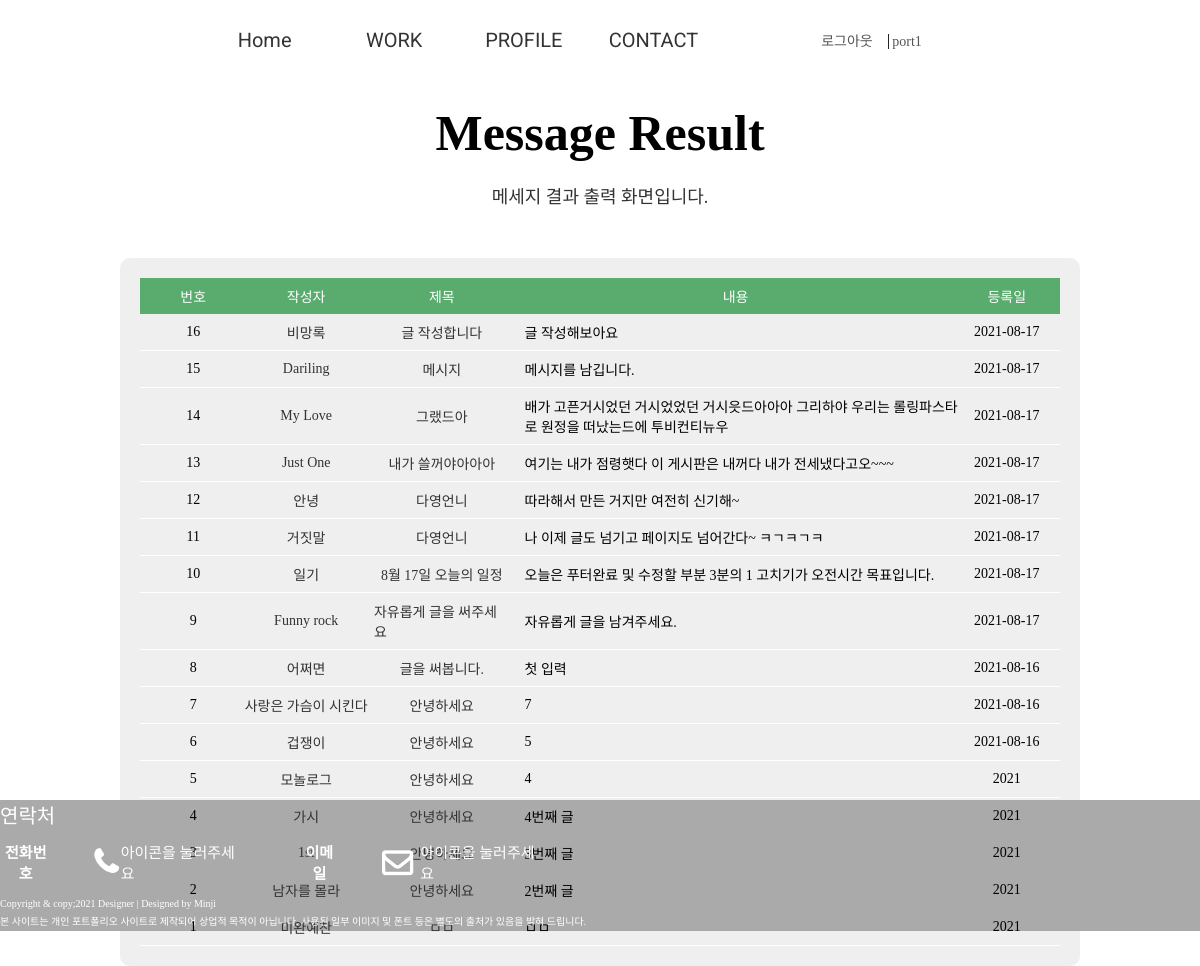
/pages/write_search.php (signed in), run on the app's committed database.
### tables this page shows
CREATE TABLE `portfolio_write` (
  `Portfolio_idx` int(11) NOT NULL COMMENT '포트폴리오 고유번호',
  `Portfolio_writer` varchar(50) NOT NULL COMMENT '글 작성자',
  `Portfolio_tit` varchar(50) NOT NULL COMMENT '포트폴리오 글 제목',
  `Portfolio_con` text NOT NULL COMMENT '포트폴리오 내용',
  `Portfoilo_reg` varchar(20) NOT NULL COMMENT '포트폴리오 등록일'
);

### pages/write_search.php (the view, shortened to what this page needs)
<!DOCTYPE html>
<html lang="en">
<head>
 <link rel="stylesheet" href="https://cdnjs.cloudflare.com/ajax/libs/font-awesome/4.7.0/css/font-awesome.min.css">
 <link rel="stylesheet" href="/portfolio-cover/css/reset.css">
 <link rel="stylesheet" href="/portfolio-cover/css/style.css">
</head>
<body>
 <div id="wrap">
 <?php include $_SERVER["DOCUMENT_ROOT"]."/portfolio-cover/include/header.php"; ?>
 <section id="contact">
   <div class="center">
      <div class="tit_box">
        <h2>Message Result</h2>
        <p>메세지 결과 출력 화면입니다.</p>
      </div>
      <div class="comm_table comm_center">
       <ul class="comm_row">
       <li class="comm_tit">
        <span>번호</span>
        <span>작성자</span>
        <span>제목</span>
        <span>내용</span>
        <span>등록일</span>
       </li>
       <?php
        $search_select=$_POST['qna_search'];
        $search_input= $_POST['search_txt'];
        if($search_select == 'writer_search'){
          $sql_search ="SELECT * FROM portfolio_write WHERE Portfolio_writer LIKE '%$search_input%'ORDER BY Portfolio_idx DESC";
         } else{
          $sql_search ="SELECT * FROM  portfolio_write WHERE Portfolio_tit LIKE '%$search_input%'ORDER BY Portfolio_idx DESC";
         }
        $search_result = mysqli_query($dbConn,$sql_search);
        $search_result_num = mysqli_num_rows($search_result);
        if(!$search_result_num){
         echo "
         <li>데이터가 존재하지 않습니다. 검색 조건 및 검색어를 확인해주세요.</li>
         ";
        } else{
         while($search_result_row = mysqli_fetch_array($search_result)){
          $search_idx = $search_result_row['Portfolio_idx'];
          $search_writer = $search_result_row['Portfolio_writer'];
          $search_tit = $search_result_row['Portfolio_tit'];
          $search_con = $search_result_row['Portfolio_con'];
          $search_reg = $search_result_row['Portfoilo_reg'];
        ?>
        <li class="comm_con">
         <span><?=$search_idx?></span>
         <span><a href="#"><?=$search_writer?></a></span>
         <span><a href="#"><?=$search_tit?></a></span>
         <span><?=$search_con?></span>
         <span><?=$search_reg?></span>
        </li>
        <?php } } ?>
       </ul>
      </div>
      </div>
    </div>
 <?php include $_SERVER["DOCUMENT_ROOT"]."/portfolio-cover/include/footer.php"; ?>
</body>
</html>

### css/style.css (style rules this page uses)
#wrap { width:100%;height:100vh;margin:auto;max-width:1530px; }
#wrap #contact { width:100%;height:90%;margin-top: 1%; }
#wrap #contact .comm_center { width:80%;margin:auto; }
#wrap #contact .comm_table { background:#efefef;padding:20px; border-radius: 10px; }
#wrap #contact .comm_table li { padding:8px;display:flex; }
#wrap #contact .comm_table li span:nth-child(1) { width:10%; }
#wrap #contact .comm_table li span:nth-child(2) { width:15% }
#wrap #contact .comm_table li span:nth-child(3) { width:15%; }
#wrap #contact .comm_table li span:nth-child(4) { width:50%; }
#wrap #contact .comm_table li span:nth-child(5) { width:10%; }
#wrap #contact .comm_table li.comm_tit { background:#59ab6e;color:#fff; }
#wrap #contact .comm_table li.comm_tit span { text-align: center; }
#wrap #contact .comm_table li.comm_con { border-bottom:1px solid #fff; }
#wrap #contact .comm_table li.comm_con span { display:flex; align-items:center;justify-content: center; }
#wrap #contact .comm_table li.comm_con span:nth-child(4) { text-align:flex-start;justify-content: flex-start; padding-left:15px; }
#contact .tit_box h2 { font-weight:600;margin-top:1%; }

### data on the page
portfolio_write: Portfolio_idx "16", Portfolio_writer "비망록", Portfolio_tit "글 작성합니다", Portfolio_con "글 작성해보아요", Portfoilo_reg "2021-08-17"
portfolio_write: Portfolio_idx "15", Portfolio_writer "Dariling", Portfolio_tit "메시지", Portfolio_con "메시지를 남깁니다.", Portfoilo_reg "2021-08-17"
portfolio_write: Portfolio_idx "14", Portfolio_writer "My Love", Portfolio_tit "그랬드아", Portfolio_con "배가 고픈거시었던 거시었었던 거시읏드아아아 그리하야 우리는 롤링파스타로 원정을 떠났는드에 투비컨티뉴우", Portfoilo_reg "2021-08-17"
portfolio_write: Portfolio_idx "13", Portfolio_writer "Just One", Portfolio_tit "내가 쓸꺼야아아아", Portfolio_con "여기는 내가 점령햇다 이 게시판은 내꺼다 내가 전세냈다고오~~~", Portfoilo_reg "2021-08-17"
portfolio_write: Portfolio_idx "12", Portfolio_writer "안녕", Portfolio_tit "다영언니", Portfolio_con "따라해서 만든 거지만 여전히 신기해~", Portfoilo_reg "2021-08-17"
portfolio_write: Portfolio_idx "11", Portfolio_writer "거짓말", Portfolio_tit "다영언니", Portfolio_con "나 이제 글도 넘기고 페이지도 넘어간다~ ㅋㄱㅋㄱㅋ", Portfoilo_reg "2021-08-17"
portfolio_write: Portfolio_idx "10", Portfolio_writer "일기", Portfolio_tit "8월 17일 오늘의 일정", Portfolio_con "오늘은 푸터완료 및 수정할 부분 3분의 1 고치기가 오전시간 목표입니다.", Portfoilo_reg "2021-08-17"
portfolio_write: Portfolio_idx "9", Portfolio_writer "Funny rock", Portfolio_tit "자유롭게 글을 써주세요", Portfolio_con "자유롭게 글을 남겨주세요.", Portfoilo_reg "2021-08-17"
portfolio_write: Portfolio_idx "8", Portfolio_writer "어쩌면", Portfolio_tit "글을 써봅니다.", Portfolio_con "첫 입력", Portfoilo_reg "2021-08-16"
portfolio_write: Portfolio_idx "7", Portfolio_writer "사랑은 가슴이 시킨다", Portfolio_tit "안녕하세요", Portfolio_con "7", Portfoilo_reg "2021-08-16"
portfolio_write: Portfolio_idx "6", Portfolio_writer "겁쟁이", Portfolio_tit "안녕하세요", Portfolio_con "5", Portfoilo_reg "2021-08-16"
portfolio_write: Portfolio_idx "5", Portfolio_writer "모놀로그", Portfolio_tit "안녕하세요", Portfolio_con "4", Portfoilo_reg "2021"
portfolio_write: Portfolio_idx "4", Portfolio_writer "가시", Portfolio_tit "안녕하세요", Portfolio_con "4번째 글", Portfoilo_reg "2021"
portfolio_write: Portfolio_idx "3", Portfolio_writer "1st", Portfolio_tit "안녕하세요", Portfolio_con "3번째 글", Portfoilo_reg "2021"
portfolio_write: Portfolio_idx "2", Portfolio_writer "남자를 몰라", Portfolio_tit "안녕하세요", Portfolio_con "2번째 글", Portfoilo_reg "2021"
portfolio_write: Portfolio_idx "1", Portfolio_writer "미완예찬", Portfolio_tit "ㅁㅁ", Portfolio_con "ㅁㅁ", Portfoilo_reg "2021"

### other printed values
$userid "port1"
